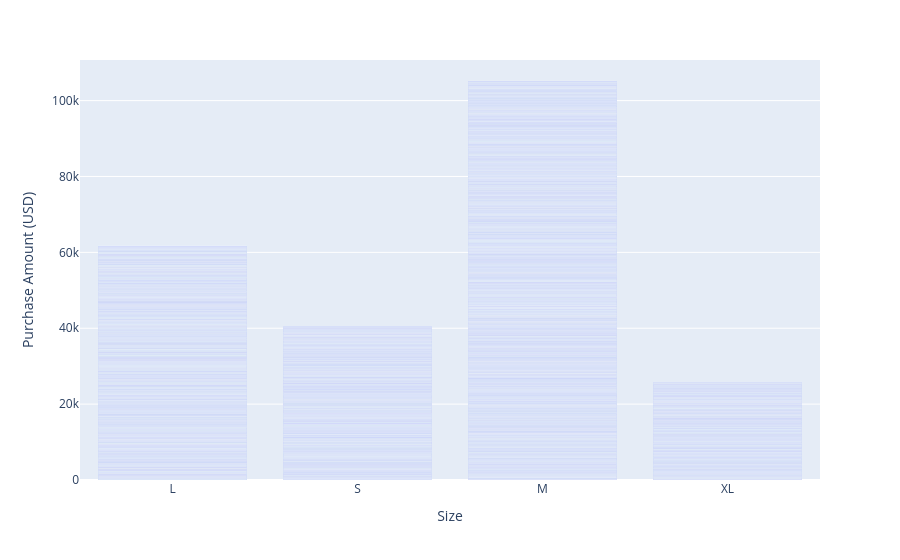

This figure's notebook cell:
### Code cell
fig = px.bar(shop, x='Size', y='Purchase Amount (USD)' )
fig.show()

### Figure 1 — Plotly figure (JSON) as saved in the notebook; plotly's stock layout.template omitted (floating-point values rounded to 4 significant figures; data arrays with more than 128 entries replaced by an {"elided": "..."} marker saying what was removed)
{"data": [{"hovertemplate": "Size=%{x}<br>Purchase Amount (USD)=%{y}<extra></extra>", "legendgroup": "", "marker": {"color": "#636efa", "pattern": {"shape": ""}}, "name": "", "orientation": "v", "showlegend": false, "textposition": "auto", "type": "bar", "x": {"elided": "3900 str values"}, "xaxis": "x", "y": {"elided": "3900 int values"}, "yaxis": "y"}], "layout": {"barmode": "relative", "legend": {"tracegroupgap": 0}, "margin": {"t": 60}, "xaxis": {"anchor": "y", "domain": [0, 1], "title": {"text": "Size"}}, "yaxis": {"anchor": "x", "domain": [0, 1], "title": {"text": "Purchase Amount (USD)"}}}}
